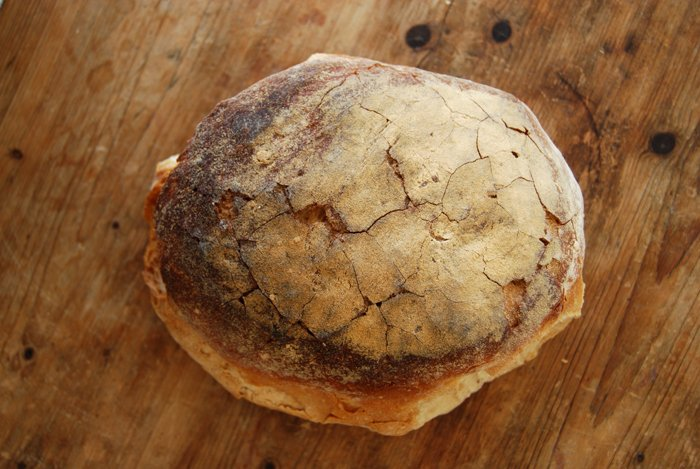
#> input picture Task2/maltese_loaf.png, 700 x 469 px
$ jupyter execute geometric_transformations.ipynb   (shell and % lines are left out)
#> lines starting #> are read from the running program, lines starting #| are printed output that depends on the picture
[cell 1]
import numpy as np
import cv2
import matplotlib.pyplot as plt

image = cv2.imread("maltese_loaf.png")
#> image is the input picture: shape (469, 700, 3); mean B, G, R 58.8, 97.1, 138.9
image = cv2.cvtColor(image, cv2.COLOR_BGR2RGB)
height, width = image.shape[:2]
#> height = 469; width = 700

# Define source points (corners of image)
src_pts = np.float32([
    [0, 0],                  # Top-left
    [width - 1, 0],          # Top-right
    [0, height - 1],         # Bottom-left
    [width - 1, height - 1]  # Bottom-right
])
#> src_pts = [[0, 0], [699, 0], [0, 468], [699, 468]]

# Perspective 1: Tilt from the Left
dst_pts1 = np.float32([
    [width * 0.14, 0],        # Top-left moved inward
    [width - 1, 0],           # Top-right unchanged
    [0, height - 1],          # Bottom-left unchanged
    [width * 0.86, height - 1]  # Bottom-right moved inward
])

# Perspective 2: Front View
dst_pts2 = np.float32([
    [width * 0.3, 0],        # Top-left squashed inward
    [width * 0.7, 0],        # Top-right squashed inward
    [0, height - 1],         # Bottom-left
    [width - 1, height - 1]  # Bottom-right
])

# Perspective 3: Skew to the Right
dst_pts3 = np.float32([
    [0, 0],                   # Top-left
    [width * 0.86, 0],        # Top-right shifted left
    [width * 0.14, height - 1],  # Bottom-left shifted right
    [width - 1, height - 1]   # Bottom-right
])

# Get transformation matrices
M1 = cv2.getPerspectiveTransform(src_pts, dst_pts1)
M2 = cv2.getPerspectiveTransform(src_pts, dst_pts2)
M3 = cv2.getPerspectiveTransform(src_pts, dst_pts3)

# Apply warps
warp1 = cv2.warpPerspective(image, M1, (width, height))
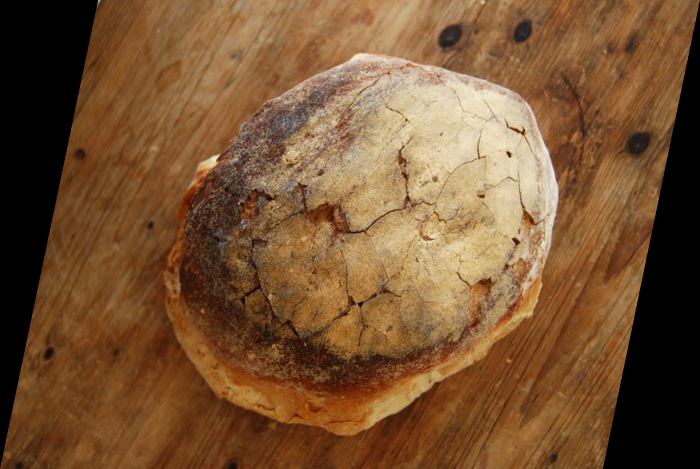
#> warp1: shape (469, 700, 3); mean R, G, B 119.5, 83.6, 50.6
warp2 = cv2.warpPerspective(image, M2, (width, height))
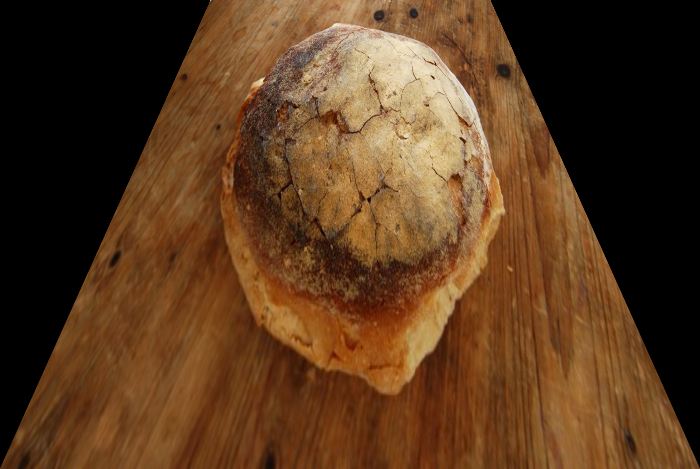
#> warp2: shape (469, 700, 3); mean R, G, B 89.5, 57.7, 30.3
warp3 = cv2.warpPerspective(image, M3, (width, height))
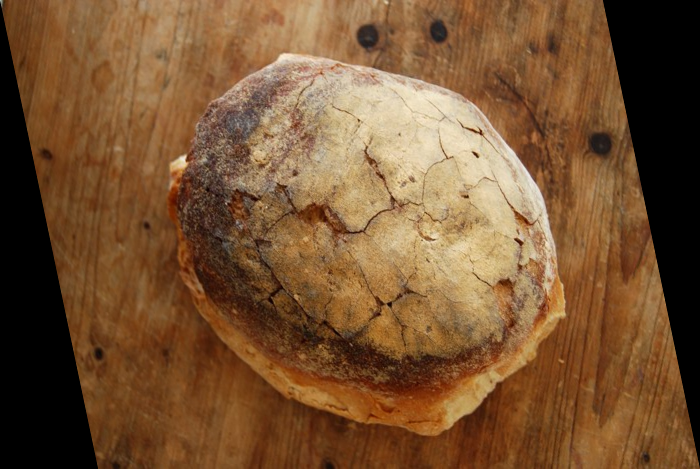
#> warp3: shape (469, 700, 3); mean R, G, B 119.5, 83.6, 50.6

# Plot the results
titles = ["Original", "Perspective 1", "Perspective 2 (Front View)", "Perspective 3"]
images = [image, warp1, warp2, warp3]

plt.figure(figsize=(12, 8))
for i in range(4):
    plt.subplot(2, 2, i + 1)
    plt.imshow(images[i])
    plt.title(titles[i])
    plt.axis('off')
plt.tight_layout()
plt.show()
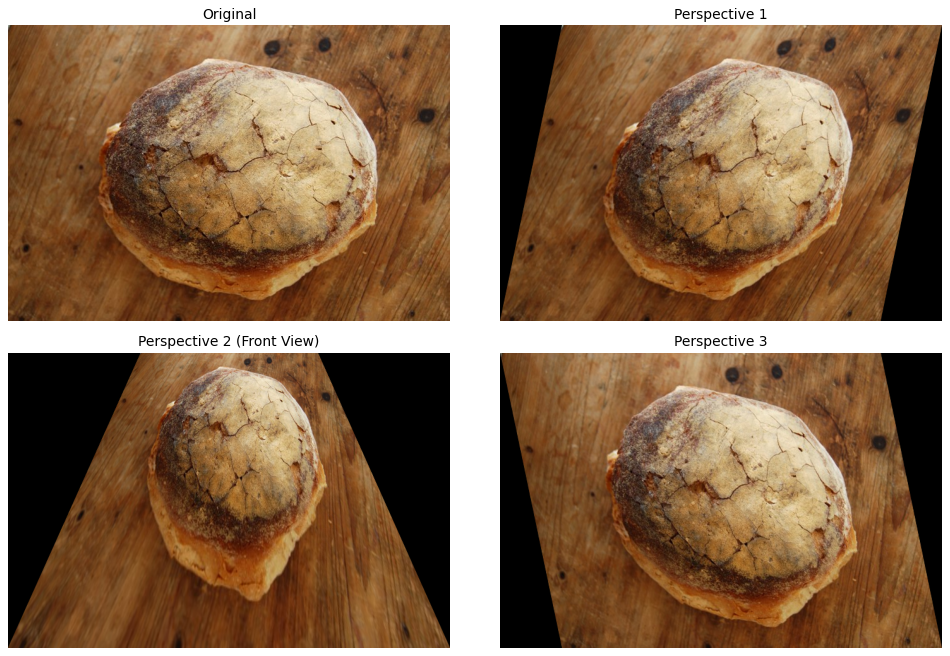
#> figure drawn by matplotlib, 4 panels
